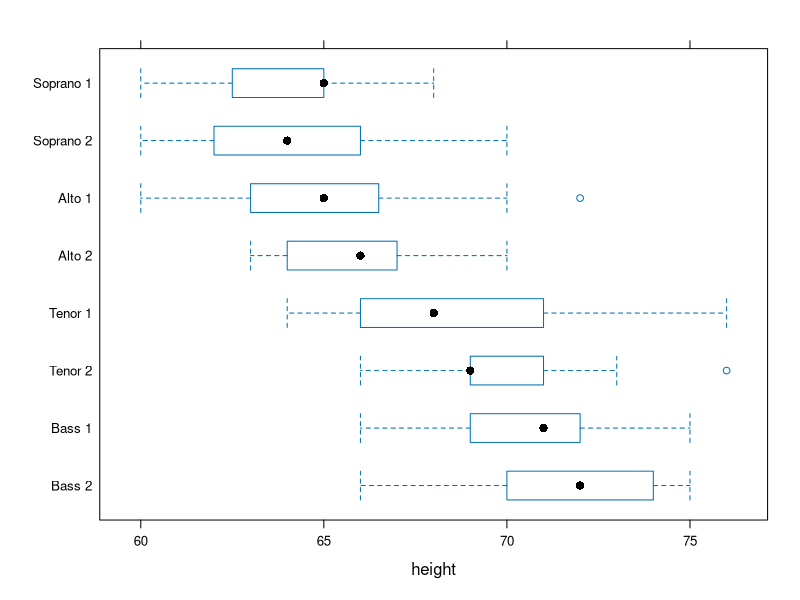
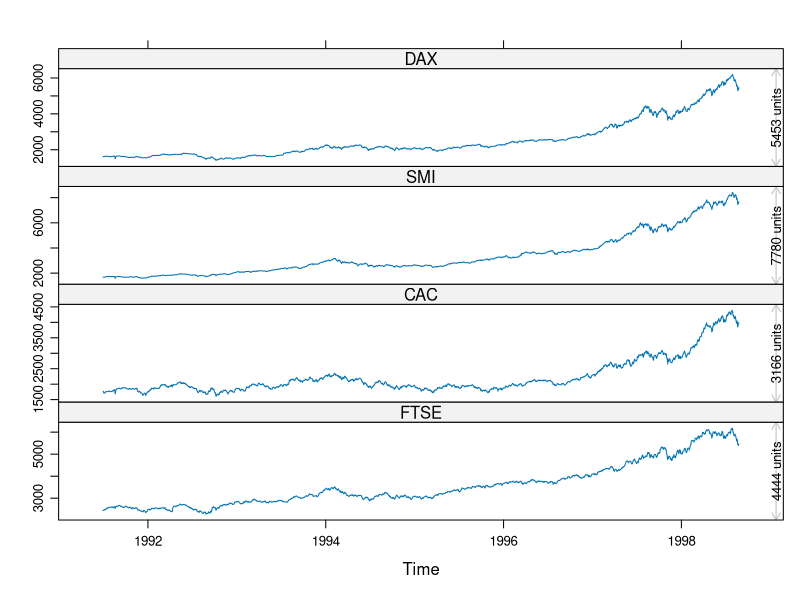
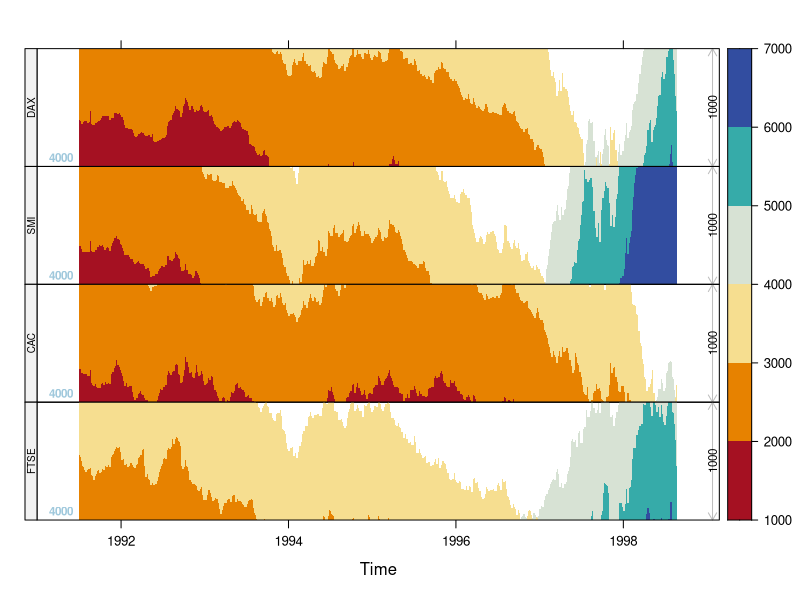
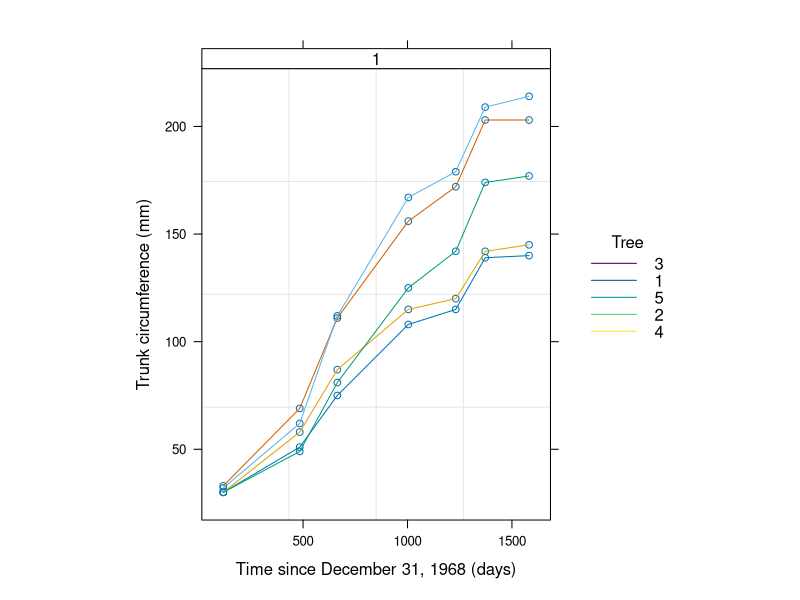
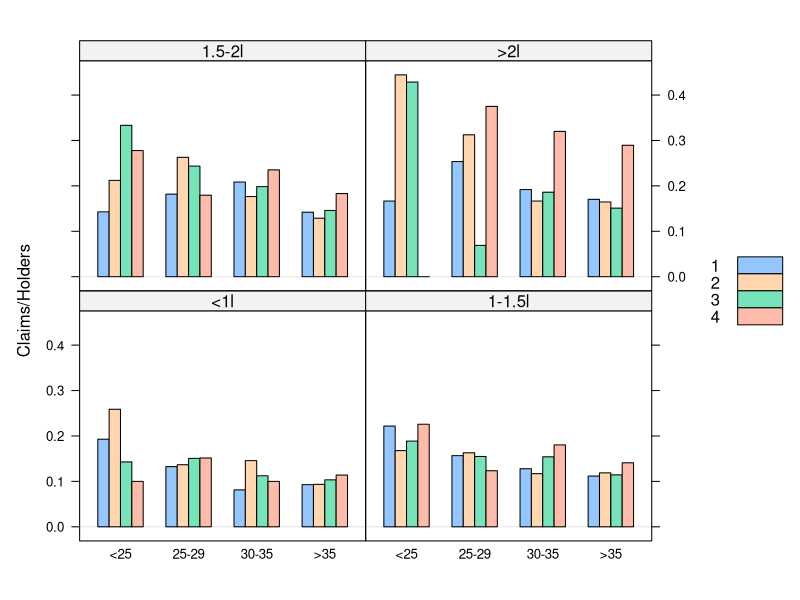
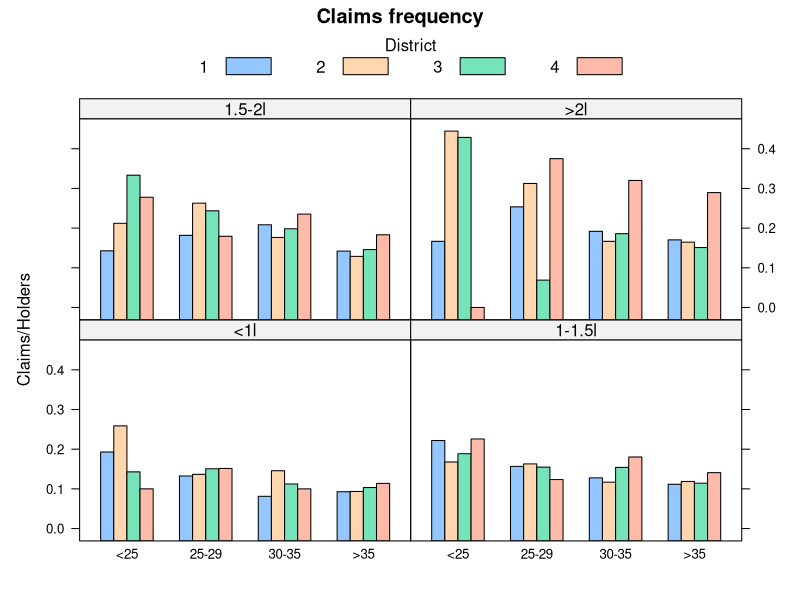
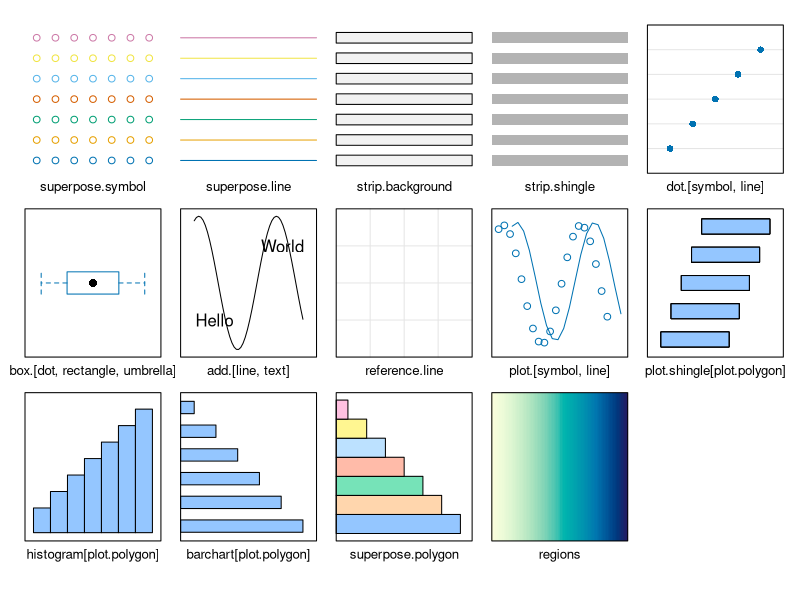
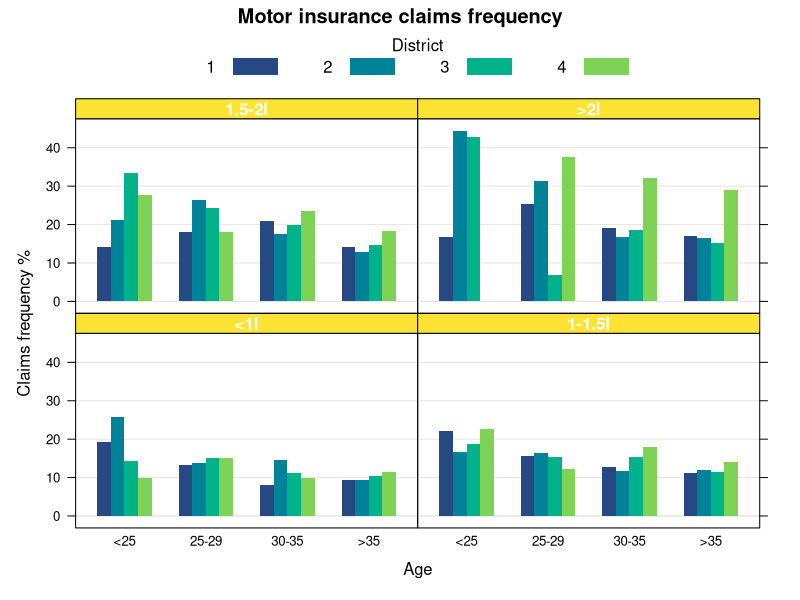

Write the R code that produced these figures, in order.
## ---- chunk 1
library(lattice)
bwplot(voice.part ~ height, data = singer)
## ---- chunk 2
library(RColorBrewer)
library(latticeExtra)
xyplot(EuStockMarkets) +
  layer(panel.scaleArrow(
    x = 0.99, append = " units", col = "grey", srt = 90, cex = 0.8
  ))
## ---- chunk 3
horizonplot(EuStockMarkets,
  colorkey = TRUE,
  origin = 4000, horizonscale = 1000
) +
  layer(panel.scaleArrow(
    x = 0.99, digits = 1, col = "grey",
    srt = 90, cex = 0.7
  )) +
  layer(
    lim <- current.panel.limits(),
    panel.text(lim$x[1], lim$y[1], round(lim$y[1], 1),
      font = 2,
      cex = 0.7, adj = c(-0.5, -0.5), col = "#9FC8DC"
    )
  )
## ---- chunk 4
# # https://stackoverflow.com/questions/25109196/r-lattice-package-add-legend-to-a-figure
library(lattice)
library(nlme)

plot(Orange,
  outer = ~1,
  key = list(
    space = "right", title = "Tree", cex.title = 1,
    lines = list(lty = 1, col = hcl.colors(5)),
    # points = list(pch = 1, col = hcl.colors(5)),
    text = list(c("3", "1", "5", "2", "4"))
  ),
  par.settings = list(
    # plot.line = list(col = hcl.colors(5), border = "transparent"),
    # plot.symbol = list(col = hcl.colors(5), border = "transparent"),
    strip.background = list(col = "white"),
    strip.border = list(col = "black")
  )
)
## ---- chunk 5
library(MASS)
library(lattice)
## Plot the claims frequency against age group by engine size and district

barchart(Claims / Holders ~ Age | Group,
  groups = District,
  data = Insurance, origin = 0, auto.key = TRUE
)
## ---- chunk 6
barchart(Claims / Holders ~ Age | Group,
  groups = District, data = Insurance,
  main = "Claims frequency",
  auto.key = list(space = "top", columns = 4, title = "District", cex.title = 1)
)
## ---- chunk 7
# lattice 的设置
show.settings()
## ---- chunk 8
library(MASS)
library(lattice)

myColours <- hcl.colors(6)

barchart(Claims / Holders * 100 ~ Age | Group,
  groups = District, data = Insurance,
  origin = 0, main = "Motor insurance claims frequency",
  xlab = "Age", ylab = "Claims frequency %",
  scales = list(alternating = 1),
  auto.key = list(
    space = "top", columns = 4, points = FALSE, rectangles = TRUE,
    title = "District", cex.title = 1
  ),
  par.settings = list(
    superpose.polygon = list(col = myColours[2:5], border = "transparent"),
    strip.background = list(col = myColours[6]),
    strip.border = list(col = "black")
  ),
  par.strip.text = list(col = "white", font = 2),
  panel = function(x, y, ...) {
    panel.grid(h = -1, v = 0)
    panel.barchart(x, y, ...)
  }
)
## ---- chunk 9
set.seed(1)
xy <- data.frame(
  x = runif(100),
  y = rt(100, df = 5)
)

xyplot(y ~ x, xy, panel = function(...) {
  panel.xyplot(...)
  panel.smoother(..., span = 0.9)
})

library(splines)
xyplot(y ~ x, xy) +
  layer(panel.smoother(y ~ ns(x, 5), method = "lm"))

library(nlme)
library(mgcv)
xyplot(y ~ x, xy) +
  layer(panel.smoother(y ~ s(x), method = "gam"))
## ---- chunk 10
x <- rpois(1000, lambda = 50)
rootogram(~x, dfun = function(x) dpois(x, lambda = 50))
## ---- chunk 11
# 添加背景网格线作为参考线
segplot(reorder(factor(county), rate.male) ~ LCL95.male + UCL95.male,
  data = subset(USCancerRates, state == "Washington"),
  draw.bands = FALSE, centers = rate.male
)
## ---- chunk 12
ecdfplot(~height | voice.part, data = singer)
## ---- chunk 13
## a variant of Figure 5.6 from Sarkar (2008)
## http://lmdvr.r-forge.r-project.org/figures/figures.html?chapter=05;figure=05_06

depth.ord <- rev(order(quakes$depth))
quakes$Magnitude <- equal.count(quakes$mag, 4)
quakes.ordered <- quakes[depth.ord, ]

levelplot(depth ~ long + lat | Magnitude, data = quakes.ordered,
         panel = panel.levelplot.points, type = c("p", "g"),
         aspect = "iso", prepanel = prepanel.default.xyplot)
## ---- chunk 14
set.seed(1)
xyz <- data.frame(x = rnorm(100), y = rnorm(100))
xyz$z <- with(xyz, x * y + rnorm(100, sd = 1))

## GAM smoother with smoothness by cross validation
library(mgcv)
levelplot(z ~ x * y, xyz,
  panel = panel.2dsmoother,
  form = z ~ s(x, y), method = "gam"
)
## ---- chunk 15
library(maps)
library(mapproj)
# 找一个新的 map 包含夏威夷和阿拉斯加
## Note: Alaska, Hawaii and others are not included in county map;
## this generates warnings with both USCancerRates and ancestry.
data(USCancerRates)
mapplot(rownames(USCancerRates) ~ log(rate.male) + log(rate.female),
        data = USCancerRates,
        map = map("county", plot = FALSE, fill = TRUE,
                  projection = "mercator"))
## ---- chunk 16
xyplot(Sepal.Length ~ Petal.Length,
  groups = Species,
  data = iris, scales = "free",
  par.settings = list(
    superpose.symbol = list(pch = c(15:17)),
    superpose.line = list(lwd = 2, lty = 1:3)
  ),
  panel = function(x, y, ...) {
    panel.xyplot(x, y, ...)
    panel.ellipse(x, y, ...)
  },
  auto.key = list(x = .1, y = .8, corner = c(0, 0))
)
## ---- chunk 17
sessionInfo()
